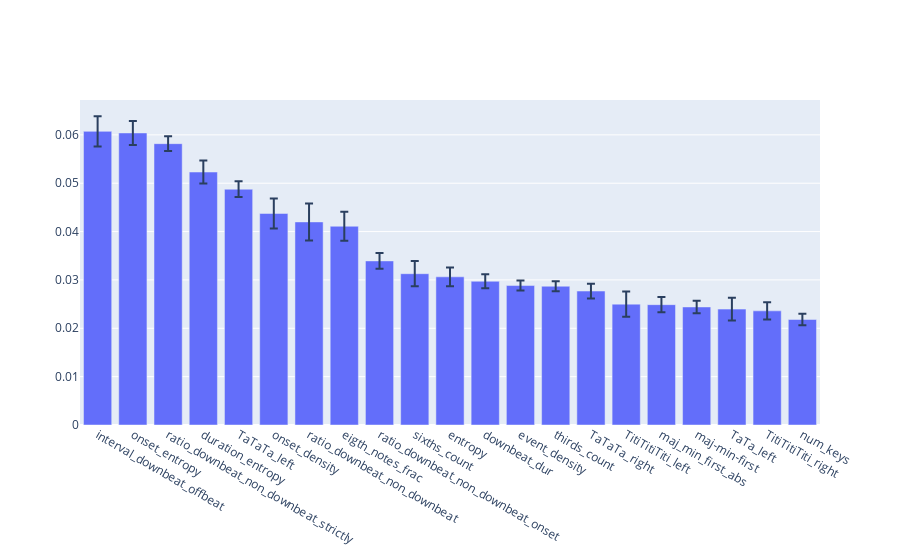

Notebook code for this chart:
### Code cell
fig = go.Figure()
fig.add_trace(go.Bar(
    name='Feature importance: top 20',
    x=top_features.index, y=top_features.importance,
    error_y=dict(type='data', array=top_features.CI)
))

fig.update_layout(barmode='group')
fig.show()

### Figure 1 — Plotly figure (JSON) as saved in the notebook; plotly's stock layout.template omitted (floating-point values rounded to 4 significant figures)
{"data": [{"error_y": {"array": [0.003127, 0.00249, 0.001521, 0.002387, 0.001624, 0.003096, 0.003822, 0.003006, 0.001615, 0.002606, 0.001943, 0.001442, 0.00105, 0.001041, 0.001518, 0.002625, 0.001591, 0.001297, 0.002369, 0.001772, 0.001185], "type": "data"}, "name": "Feature importance: top 20", "type": "bar", "x": ["interval_downbeat_offbeat", "onset_entropy", "ratio_downbeat_non_downbeat_strictly", "duration_entropy", "TaTaTa_left", "onset_density", "ratio_downbeat_non_downbeat", "eigth_notes_frac", "ratio_downbeat_non_downbeat_onset", "sixths_count", "entropy", "downbeat_dur", "event_density", "thirds_count", "TaTaTa_right", "TitiTitiTiti_left", "maj_min_first_abs", "maj-min-first", "TaTa_left", "TitiTitiTiti_right", "num_keys"], "y": [0.06072, 0.0604, 0.05818, 0.05232, 0.04876, 0.04375, 0.042, 0.0411, 0.03393, 0.03129, 0.03064, 0.02972, 0.02884, 0.0287, 0.0277, 0.025, 0.02489, 0.02441, 0.02397, 0.02361, 0.02182]}], "layout": {"barmode": "group"}}
